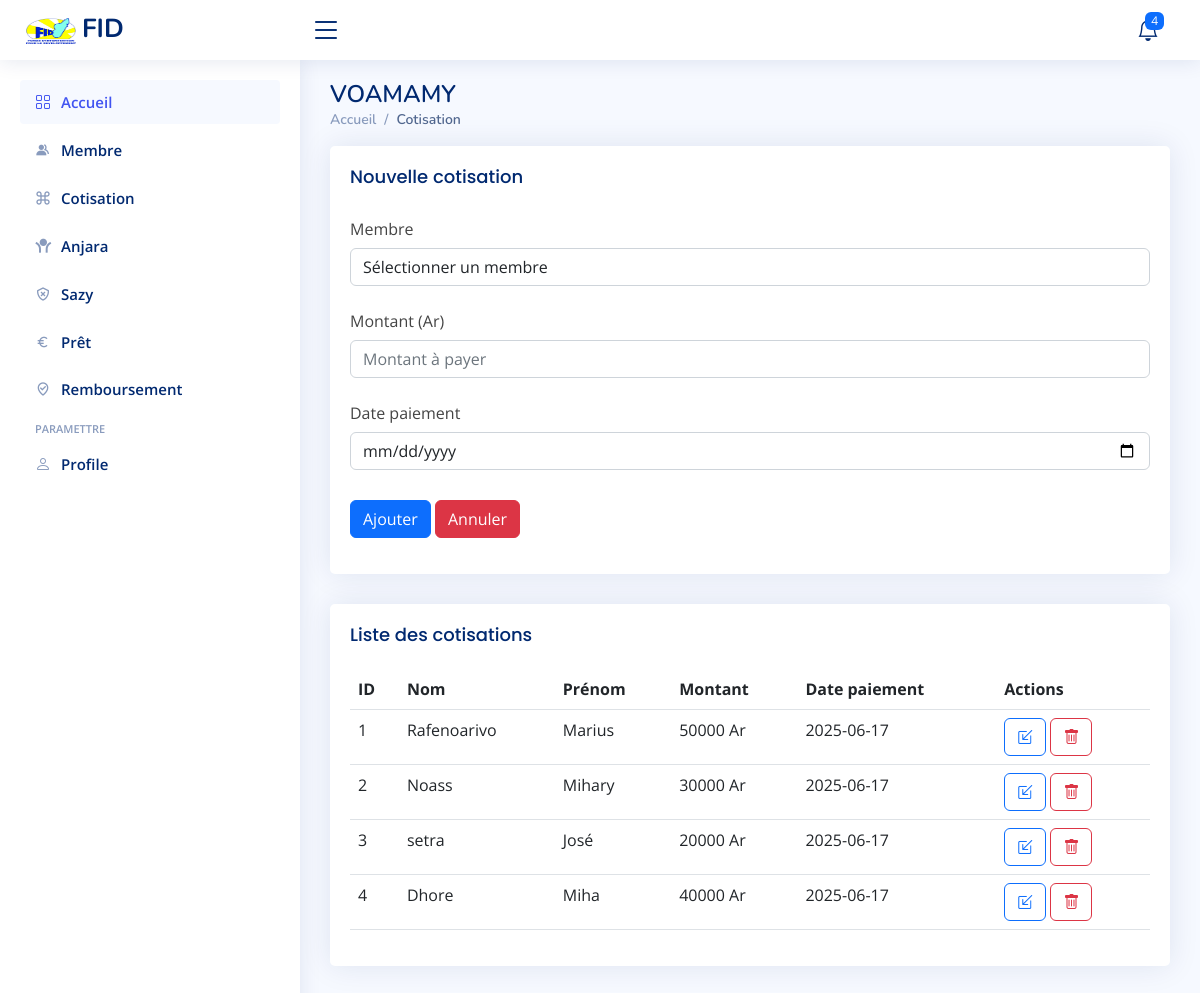
The app's page /index.php/vm_controller/cotisation with its own data.
### tables this page shows
CREATE TABLE `cotisation` (
  `ID_cotisation` int(10) NOT NULL,
  `ID_membre` int(10) NOT NULL,
  `Montant` double NOT NULL,
  `Date` date NOT NULL
);

CREATE TABLE `membre` (
  `ID_membre` int(10) NOT NULL,
  `Nom` varchar(50) NOT NULL,
  `Prenom` varchar(50) NOT NULL
);

### application/controllers/vm_controller.php (called while the page is built, shortened)
<?php
class vm_controller extends CI_Controller {
    public function __construct() {
        $this->load->model('vm_model');
        $this->load->library(['form_validation', 'session']);
        $this->load->helper(['url', 'form']);
    }
public function cotisation($action = null, $ID_cotisation = null) {
    $this->load->model('vm_model');
    $data = [];
    $data['cotisation'] = $this->vm_model->cotisation();
	$data['membre'] = $this->vm_model->membre();
    $this->load->view('cotisation_view', $data);
}
}

### index.php (called while the page is built, shortened)
<?php
require_once BASEPATH.'core/CodeIgniter.php';

### application/models/vm_model.php (called while the page is built, shortened)
<?php
class Vm_model extends CI_Model {
    public function cotisation() {
        $this->db->select('cotisation.*, membre.Nom, membre.Prenom');
        $this->db->from('cotisation');
        $this->db->join('membre', 'membre.ID_membre = cotisation.ID_membre');
        $query = $this->db->get();
        return $query->result();
    }
}
?>

### application/views/cotisation_view.php (the view, shortened to what this page needs)
  <main id="main" class="main">
<div class="pagetitle">
  <h1>VOAMAMY</h1>
  <nav>
    <ol class="breadcrumb">
      <li class="breadcrumb-item"><a href="<?php echo base_url().'index.php/vm_controller/index'; ?>">Accueil</a></li>
      <li class="breadcrumb-item active">Cotisation</li>
    </ol>
  </nav>
</div>
<section class="section">
      <div class="card">
        <div class="card-body">
          <h5 class="card-title">Nouvelle cotisation</h5>
          <form id="form" class="form-material" method="POST" action="<?php echo base_url().'index.php/vm_controller/cotisation'; ?>">
            <div class="row mb-3">
              <label for="inputText" class="col-sm-2 col-form-label">Membre</label>
              <div class="col-sm-12">
                <select name="ID_membre" class="form-control" required>
                  <option value="">Sélectionner un membre </option>
              </select>
            </div>
            </div>
            <div class="row mb-3">
                <label for="inputNumber" class="col-sm-4 col-form-label">Montant (Ar)</label>
                <div class="col-sm-12">
                  <input type="number" name="Montant" class="form-control" placeholder ="Montant à payer">
                </div>
              </div>
              <div class="row mb-3">
                <label for="inputNumber" class="col-sm-4 col-form-label">Date paiement</label>
                <div class="col-sm-12">
                  <input type="date" name="Date"class="form-control" placeholder ="Montant à payer">
                </div>
              </div>
            <div class="row mb-3">
              <label class="col-sm-2 col-form-label"></label>
              <div class="col-sm-12">
              <button type="submit" id="submit"  name="submit" class="btn btn-primary">Ajouter</button>
                    <a href="" class="btn btn-danger">Annuler</a>
              </div>
            </div>
          </form>
        </div>
    </div>
          <div class="card">
            <div class="card-body">
              <h5 class="card-title">Liste des cotisations</h5>
              <table class="table datatable">
                <thead>
                  <tr>
                    <th scope="col">ID</th>
                    <th scope="col">Nom</th>
                    <th scope="col">Prénom</th>
                    <th scope="col">Montant</th>
                    <th scope="col">Date paiement</th>
                    <th scope="col">Actions</th>
                  </tr>
                </thead>
                <tbody>
                <?php foreach($cotisation as $m):?>
                  <tr>
                    <td><?= $m->ID_cotisation ?></td>
                    <td><?= $m->Nom?></td>
                    <td><?= $m->Prenom?></td>
                    <td><?= $m->Montant ?> Ar</td>
                    <td><?= $m->Date ?></td>
                    <td>
                    <a href="<?php echo base_url().'index.php/vm_controller/cotisation/modifier/'.$m->ID_cotisation;?>"><button type="button" class="btn btn-outline-primary"><i class="bi bi-box-arrow-in-down-left"></i></button></a>
                    <a href="<?php echo base_url().'index.php/vm_controller/cotisation/supprimer/'.$m->ID_cotisation;?>" onclick="return confirm('Confirmez-vous la suppression ?')"><button type="button" class="btn btn-outline-danger"><i class="bi bi-trash"></i></button></a></td>
                  </tr>
                  <?php endforeach ?>
                </tbody>
              </table>
            </div>
          </div>
</section>
</main>

### assets/css/style.css (style rules this page uses)
:root { scroll-behavior: smooth; }
a { color: #4154f1; text-decoration: none; }
h1, h2, h3, h4, h5, h6 { font-family: "Nunito", sans-serif; }
#main { margin-top: 60px; padding: 20px 30px; transition: all 0.3s; }
.pagetitle { margin-bottom: 10px; }
.pagetitle h1 { font-size: 24px; margin-bottom: 0; font-weight: 600; color: #012970; }
.card { margin-bottom: 30px; border: none; border-radius: 5px; box-shadow: 0px 0 30px rgba(1, 41, 112, 0.1); }
.card-title { padding: 20px 0 15px 0; font-size: 18px; font-weight: 500; color: #012970; font-family: "Poppins", sans-serif; }
.card-body { padding: 0 20px 20px 20px; }
.breadcrumb { font-size: 14px; font-family: "Nunito", sans-serif; color: #899bbd; font-weight: 600; }
.breadcrumb a { color: #899bbd; transition: 0.3s; }
.breadcrumb .breadcrumb-item::before { color: #899bbd; }
.breadcrumb .active { color: #51678f; font-weight: 600; }
@media (min-width: 1200px) { #main, #footer { margin-left: 300px; } }

### records on screen
cotisation: ID_cotisation "1", ID_membre.Nom "Rafenoarivo", ID_membre.Prenom "Marius", Montant "50000", Date "2025-06-17"
cotisation: ID_cotisation "2", ID_membre.Nom "Noass", ID_membre.Prenom "Mihary", Montant "30000", Date "2025-06-17"
cotisation: ID_cotisation "3", ID_membre.Nom "setra", ID_membre.Prenom "José", Montant "20000", Date "2025-06-17"
cotisation: ID_cotisation "4", ID_membre.Nom "Dhore", ID_membre.Prenom "Miha", Montant "40000", Date "2025-06-17"
